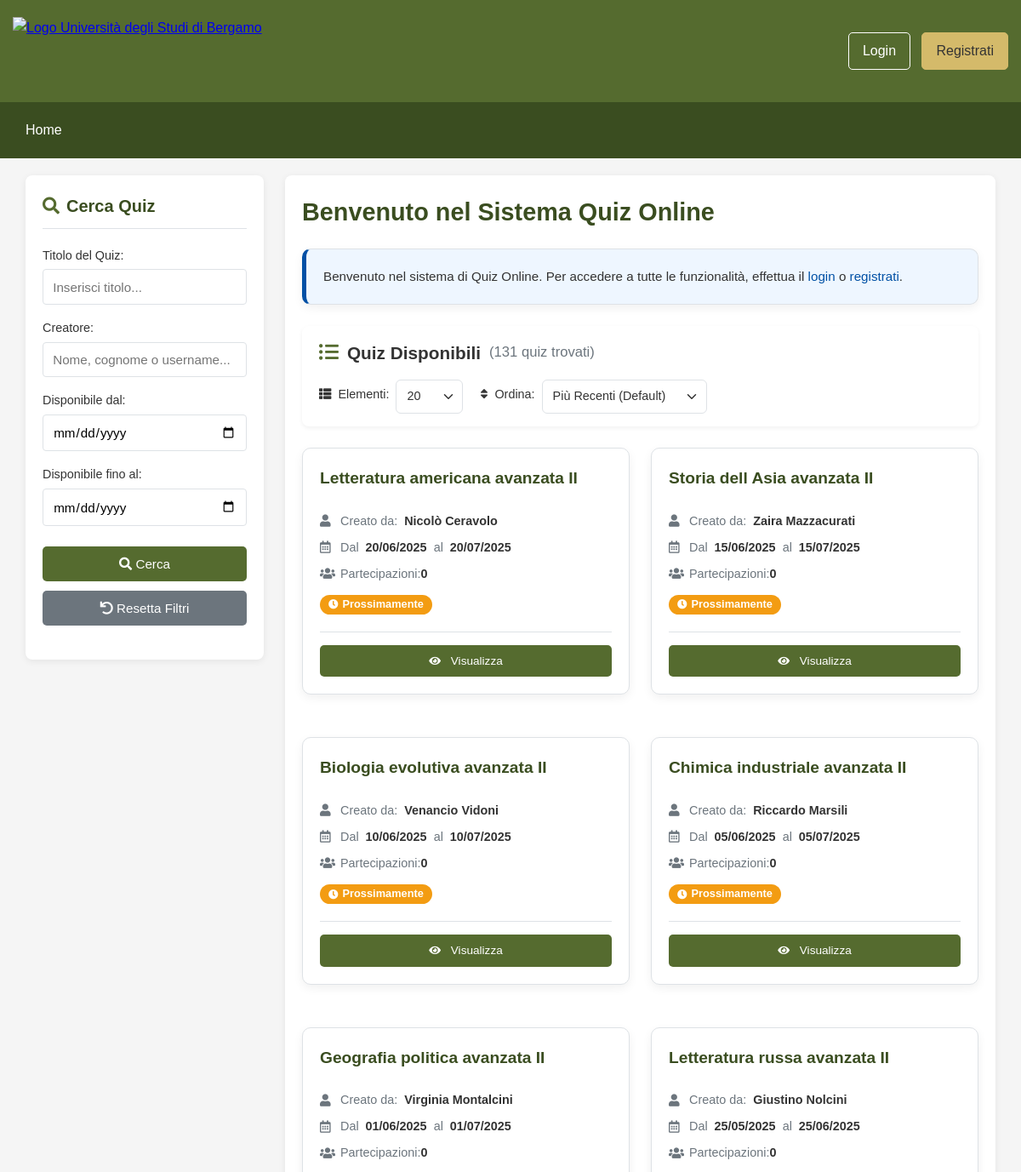
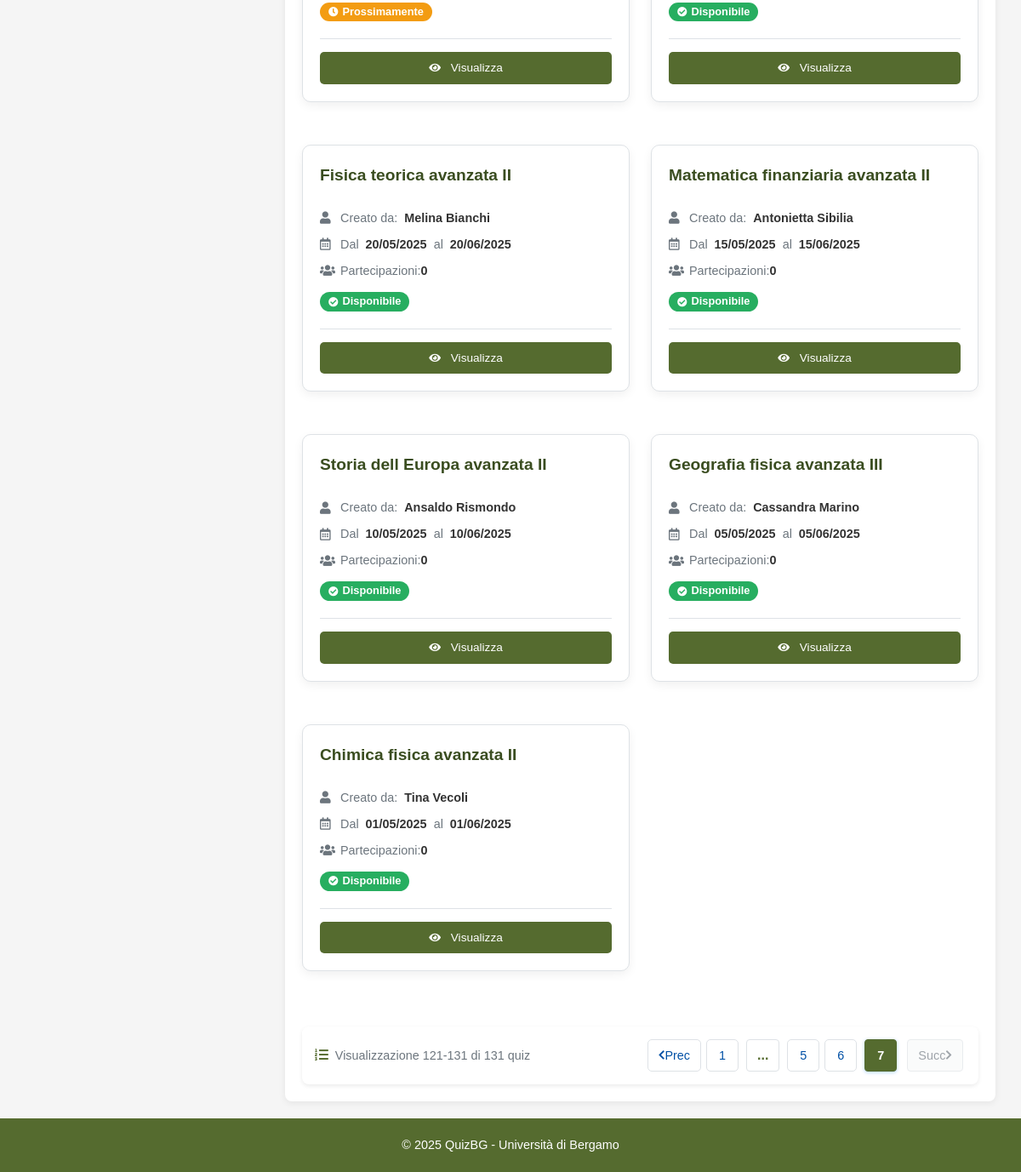
Screenshot of /index.php?page=7 with the database file from the repository (2 pictures, top to bottom).
### tables this page shows
CREATE TABLE Quiz (
    codice INT AUTO_INCREMENT PRIMARY KEY,
    titolo VARCHAR(255) NOT NULL,
    dataInizio DATE NOT NULL,
    dataFine DATE NOT NULL,
    creatore VARCHAR(50) NOT NULL,
    FOREIGN KEY (creatore) REFERENCES Utente(nomeUtente) ON DELETE CASCADE
);

CREATE TABLE Utente (
    nomeUtente VARCHAR(50) PRIMARY KEY,
    nome VARCHAR(100) NOT NULL,
    cognome VARCHAR(100) NOT NULL,
    eMail VARCHAR(100) NOT NULL UNIQUE
);

### index.php (the view, shortened to what this page needs)
<?php
include 'includes/header.php';
$today = date('Y-m-d');
$search_titolo = isset($_GET['search_titolo']) ? trim($_GET['search_titolo']) : '';
$search_creatore = isset($_GET['search_creatore']) ? trim($_GET['search_creatore']) : '';
$search_data_inizio_da = isset($_GET['search_data_inizio_da']) && !empty($_GET['search_data_inizio_da']) ? trim($_GET['search_data_inizio_da']) : '';
$search_data_fine_a = isset($_GET['search_data_fine_a']) && !empty($_GET['search_data_fine_a']) ? trim($_GET['search_data_fine_a']) : '';
$sort_by = isset($_GET['sort_by']) ? $_GET['sort_by'] : 'codice_desc';
$page = isset($_GET['page']) ? (int) $_GET['page'] : 1;
$per_page = isset($_GET['per_page']) ? (int) $_GET['per_page'] : 20;
$valid_per_page_options = [10, 20, 50, 100];
$is_search_active = isset($_GET['perform_search']) || !empty($search_titolo) || !empty($search_creatore) || !empty($search_data_inizio_da) || !empty($search_data_fine_a);
$query_base_from_join = "FROM Quiz q JOIN Utente u ON q.creatore = u.nomeUtente";
$conditions = [];
$params = [];
if ($is_search_active) {
    if (!empty($search_titolo)) {
        $conditions[] = "q.titolo LIKE :search_titolo";
        $params[':search_titolo'] = '%' . $search_titolo . '%';
    }
    if (!empty($search_creatore)) {
    $conditions[] = "(
        u.nomeUtente LIKE :search_creatore_un
        OR u.nome LIKE :search_creatore_n
        OR u.cognome LIKE :search_creatore_c
        OR CONCAT(u.nome, ' ', u.cognome) LIKE :search_creatore_nc
        OR CONCAT(u.cognome, ' ', u.nome) LIKE :search_creatore_cn
    )";
    $search_creatore_param = '%' . $search_creatore . '%';
    $params[':search_creatore_un'] = $search_creatore_param;
    $params[':search_creatore_n'] = $search_creatore_param;
    $params[':search_creatore_c'] = $search_creatore_param;
    $params[':search_creatore_nc'] = $search_creatore_param;
    $params[':search_creatore_cn'] = $search_creatore_param;
}
    if (!empty($search_data_inizio_da)) {
            $conditions[] = "q.dataFine >= :search_data_inizio_da";
            $params[':search_data_inizio_da'] = $search_data_inizio_da;
    }
    if (!empty($search_data_fine_a)) {
            $conditions[] = "q.dataInizio <= :search_data_fine_a";
            $params[':search_data_fine_a'] = $search_data_fine_a;
    }
} else {
    $conditions[] = "q.dataFine >= :today_default";
    $params[':today_default'] = $today;
}
$where_clause = "";
if (!empty($conditions)) {
    $where_clause = " WHERE " . implode(" AND ", $conditions);
}
$count_sql = "SELECT COUNT(*) as total " . $query_base_from_join . $where_clause;
$sql = "SELECT q.*, u.nome, u.cognome,
               (SELECT COUNT(*) FROM Partecipazione p_count WHERE p_count.quiz = q.codice) AS num_partecipazioni "
    . $query_base_from_join . $where_clause;
$orderByClause = " ORDER BY ";
switch ($sort_by) {
    case 'codice_desc':
    default:
        $orderByClause .= "q.codice DESC";
        break;
}
$sql .= $orderByClause;
$total_quizzes = 0;
try {
    $count_stmt = $pdo->prepare($count_sql);
    $count_stmt->execute($params);
    $total_quizzes = (int) $count_stmt->fetch(PDO::FETCH_ASSOC)['total'];
} catch (PDOException $e) {
    error_log("Errore nella query di conteggio: " . $e->getMessage());
}
$total_pages = ($total_quizzes > 0) ? ceil($total_quizzes / $per_page) : 1;
$offset = ($page - 1) * $per_page;
$sql .= " LIMIT :offset, :per_page";
$params_for_selection = $params;
$params_for_selection[':offset'] = $offset;
$params_for_selection[':per_page'] = $per_page;
$quizzes_to_display = [];
try {
    $stmt = $pdo->prepare($sql);
    foreach ($params_for_selection as $key => $value) {
        if ($key === ':offset' || $key === ':per_page') {
            $stmt->bindValue($key, (int) $value, PDO::PARAM_INT);
        } else {
            $stmt->bindValue($key, $value);
        }
    }
    $stmt->execute();
    $quizzes_to_display = $stmt->fetchAll(PDO::FETCH_ASSOC);
} catch (PDOException $e) {
    error_log("Errore nella query principale: " . $e->getMessage());
}
$page_content_title = $is_search_active ? "Risultati della Ricerca" : "Quiz Disponibili";
?>
<div class="main-content">
    <div class="sidebar">
        <div class="search-filter">
            <h3><i class="fas fa-search"></i> Cerca Quiz</h3>
            <form id="advanced-search-form" method="GET" action="index.php" class="search-form-sidebar">
                <div class="form-group">
                    <label for="search_titolo_sidebar">Titolo del Quiz:</label>
                    <input type="text" id="search_titolo_sidebar" name="search_titolo"
                        value="<?php echo htmlspecialchars($search_titolo); ?>" placeholder="Inserisci titolo...">
                </div>
                <div class="form-group">
                    <label for="search_creatore_sidebar">Creatore:</label>
                    <input type="text" id="search_creatore_sidebar" name="search_creatore"
                        value="<?php echo htmlspecialchars($search_creatore); ?>"
                        placeholder="Nome, cognome o username...">
                </div>
                <div class="form-group">
                    <label for="search_data_inizio_da_sidebar">Disponibile dal:</label>
                    <input type="date" id="search_data_inizio_da_sidebar" name="search_data_inizio_da"
                        value="<?php echo htmlspecialchars($search_data_inizio_da); ?>">
                </div>
                <div class="form-group">
                    <label for="search_data_fine_a_sidebar">Disponibile fino al:</label>
                    <input type="date" id="search_data_fine_a_sidebar" name="search_data_fine_a"
                        value="<?php echo htmlspecialchars($search_data_fine_a); ?>">
                </div>
                <div class="form-actions-sidebar">
                    <button type="submit" class="btn"><i class="fas fa-search"></i> Cerca</button>
                    <button type="button" id="reset-filters-btn" class="btn btn-secondary"><i class="fas fa-undo"></i>
                        Resetta Filtri</button>
                </div>
            </form>
        </div>
    </div>
    <div class="content">
        <h1>Benvenuto nel Sistema Quiz Online</h1>
        <?php if (!isset($_SESSION['user'])): ?>
            <div class="card welcome-card">
                <div class="card-content">
                    <p>Benvenuto nel sistema di Quiz Online. Per accedere a tutte le funzionalità, effettua il <a
                            href="auth_login.php" class="text-link">login</a> o <a href="auth_register.php"
                            class="text-link">registrati</a>.</p>
                </div>
            </div>
        <?php endif; ?>
        <div class="results-header">
            <h2>
                <i class="fas <?php echo $is_search_active ? 'fa-search' : 'fa-list-ul'; ?>"></i>
                <?php echo htmlspecialchars($page_content_title); ?>
                <small>(<?php echo $total_quizzes; ?> quiz
                    trovat<?php echo ($total_quizzes !== 1) ? 'i' : 'o'; ?>)</small>
            </h2>
            <div class="controls-container">
                <form method="GET" id="per-page-form" action="index.php">
                    <label for="per_page_select"><i class="fas fa-th-list"></i> Elementi:</label>
                    <select id="per_page_select" name="per_page" aria-label="Elementi per pagina">
                        <?php foreach ($valid_per_page_options as $option): ?>
                            <option value="<?php echo $option; ?>" <?php if ($per_page == $option)
                                   echo 'selected'; ?>>
                                <?php echo $option; ?>
                            </option>
                        <?php endforeach; ?>
                    </select>
                </form>
                <form method="GET" id="sort-form" action="index.php">
                    <label for="sort_by_inline"><i class="fas fa-sort"></i> Ordina:</label>
                    <select id="sort_by_inline" name="sort_by" aria-label="Criterio di ordinamento">
                        <option value="codice_desc" <?php if ($sort_by == 'codice_desc')
                            echo 'selected'; ?>>Più Recenti
                            (Default)</option>
                    </select>
                </form>
            </div>
        </div>
        <?php if (empty($quizzes_to_display) && $total_quizzes === 0): ?>
            <div class="no-results card">
                <p><i class="fas fa-info-circle"></i>
                    <?php if ($is_search_active): ?>
                        Nessun quiz trovato con i criteri specificati.
                    <?php else: ?>
                        Nessun quiz disponibile al momento.
                    <?php endif; ?>
                </p>
                <?php if ($is_search_active): ?>
                    <p><a href="index.php" class="text-link">Azzera filtri e visualizza tutti i quiz</a></p>
                <?php endif; ?>
            </div>
        <?php elseif (!empty($quizzes_to_display)): ?>
            <div class="quiz-list">
                <?php foreach ($quizzes_to_display as $quiz): ?>
                    <div class="quiz-item card">
                        <h3 class="quiz-title"><?php echo htmlspecialchars($quiz['titolo']); ?></h3>
                        <div class="quiz-meta">
                            <p><i class="fas fa-user"></i>Creato da:
                                <strong><?php echo htmlspecialchars($quiz['nome'] . ' ' . $quiz['cognome']); ?></strong>
                            </p>
                            <p><i class="far fa-calendar-alt"></i> Dal
                                <strong><?php echo date('d/m/Y', strtotime($quiz['dataInizio'])); ?></strong>   al
                                <strong><?php echo date('d/m/Y', strtotime($quiz['dataFine'])); ?></strong>
                            </p>
                            <p><i class="fas fa-users"></i> Partecipazioni:
                                <strong><?php echo $quiz['num_partecipazioni']; ?></strong>
                            </p>
                            <?php
                            $now_dt = new DateTime();
                            $dataInizio_dt = new DateTime($quiz['dataInizio']);
                            $dataFine_dt = (new DateTime($quiz['dataFine']))->setTime(23, 59, 59);
                            if ($now_dt >= $dataInizio_dt && $now_dt <= $dataFine_dt) {
                                echo '<span class="status-badge available"><i class="fas fa-check-circle"></i> Disponibile</span>';
                            } elseif ($now_dt < $dataInizio_dt) {
                                echo '<span class="status-badge pending"><i class="fas fa-clock"></i> Prossimamente</span>';
                            } else {
                                echo '<span class="status-badge expired"><i class="fas fa-times-circle"></i> Scaduto</span>';
                            }
                            ?>
                        </div>
                        <div class="quiz-actions">
                            <a href="quiz_view.php?id=<?php echo $quiz['codice']; ?>" class="btn"><i class="fas fa-eye"></i>
                                Visualizza</a>
                        </div>
                    </div>
                <?php endforeach; ?>
            </div>
            <?php
            if ($total_pages > 1):
                ?>
                <nav class="pagination" aria-label="Paginazione risultati">
                    <div class="pagination-wrapper">
                        <div class="pagination-info">
                            <i class="fas fa-list-ol"></i>
                            Visualizzazione <?php echo ($offset + 1); ?>-<?php echo min($offset + $per_page, $total_quizzes); ?>
                            di <?php echo $total_quizzes; ?> quiz
                        </div>
                        <div class="pagination-controls">
                            <?php
                            if (!function_exists('getPaginationUrl')) {
                                function getPaginationUrl($page_num_target)
                                {
                                    $current_params = $_GET;
                                    $current_params['page'] = $page_num_target;
                                    return 'index.php?' . http_build_query($current_params);
                                }
                            }
                            ?>
                            <div class="compact-pagination" role="navigation" aria-label="Navigazione pagine">
                                <?php if ($page > 1): ?>
                                    <a href="<?php echo getPaginationUrl($page - 1); ?>" class="page-item page-nav"
                                        title="Pagina precedente">
                                        <i class="fas fa-chevron-left"></i> Prec
                                    </a>
                                <?php else: ?>
                                    <span class="page-item page-nav disabled" title="Sei alla prima pagina">
                                        <i class="fas fa-chevron-left"></i> Prec
                                    </span>
                                <?php endif; ?>
                                <?php
                                $links_range = 2;
                                $show_first_last = true;
                                for ($i = 1; $i <= $total_pages; $i++) {
                                    if ($i == 1 || $i == $total_pages || ($i >= $page - $links_range && $i <= $page + $links_range)) {
                                        if ($page == $i) {
                                            echo '<span class="page-item active" aria-current="page">' . $i . '</span>';
                                        } else {
                                            echo '<a href="' . getPaginationUrl($i) . '" class="page-item" title="Vai a pagina ' . $i . '">' . $i . '</a>';
                                        }
                                    } elseif (
                                        ($i == $page - $links_range - 1 && $page - $links_range > 2 && $show_first_last) ||
                                        ($i == $page + $links_range + 1 && $page + $links_range < $total_pages - 1 && $show_first_last)
                                    ) {
                                        echo '<span class="page-dots">...</span>';
                                    }
                                }
                                ?>
                                <?php if ($page < $total_pages): ?>
                                    <a href="<?php echo getPaginationUrl($page + 1); ?>" class="page-item page-nav"
                                        title="Pagina successiva">
                                        Succ <i class="fas fa-chevron-right"></i>
                                    </a>
                                <?php else: ?>
                                    <span class="page-item page-nav disabled" title="Sei all'ultima pagina">
                                        Succ <i class="fas fa-chevron-right"></i>
                                    </span>
                                <?php endif; ?>
                            </div>
                        </div>
                    </div>
                </nav>
            <?php endif; ?>
        <?php endif; ?>
    </div>
</div>
<?php include 'includes/footer.php'; ?>
</body>
</html>

### rows the page displays
quiz: titolo "Letteratura americana avanzata II", creatore.cognome "Nicolò Ceravolo", dataInizio "20/06/2025", dataFine "20/07/2025", num_partecipazioni "0", shows "Prossimamente"
quiz: titolo "Storia dell Asia avanzata II", creatore.cognome "Zaira Mazzacurati", dataInizio "15/06/2025", dataFine "15/07/2025", num_partecipazioni "0", shows "Prossimamente"
quiz: titolo "Biologia evolutiva avanzata II", creatore.cognome "Venancio Vidoni", dataInizio "10/06/2025", dataFine "10/07/2025", num_partecipazioni "0", shows "Prossimamente"
quiz: titolo "Chimica industriale avanzata II", creatore.cognome "Riccardo Marsili", dataInizio "05/06/2025", dataFine "05/07/2025", num_partecipazioni "0", shows "Prossimamente"
quiz: titolo "Geografia politica avanzata II", creatore.cognome "Virginia Montalcini", dataInizio "01/06/2025", dataFine "01/07/2025", num_partecipazioni "0", shows "Prossimamente"
quiz: titolo "Letteratura russa avanzata II", creatore.cognome "Giustino Nolcini", dataInizio "25/05/2025", dataFine "25/06/2025", num_partecipazioni "0", shows "Disponibile"
quiz: titolo "Fisica teorica avanzata II", creatore.cognome "Melina Bianchi", dataInizio "20/05/2025", dataFine "20/06/2025", num_partecipazioni "0", shows "Disponibile"
quiz: titolo "Matematica finanziaria avanzata II", creatore.cognome "Antonietta Sibilia", dataInizio "15/05/2025", dataFine "15/06/2025", num_partecipazioni "0", shows "Disponibile"
quiz: titolo "Storia dell Europa avanzata II", creatore.cognome "Ansaldo Rismondo", dataInizio "10/05/2025", dataFine "10/06/2025", num_partecipazioni "0", shows "Disponibile"
quiz: titolo "Geografia fisica avanzata III", creatore.cognome "Cassandra Marino", dataInizio "05/05/2025", dataFine "05/06/2025", num_partecipazioni "0", shows "Disponibile"
quiz: titolo "Chimica fisica avanzata II", creatore.cognome "Tina Vecoli", dataInizio "01/05/2025", dataFine "01/06/2025", num_partecipazioni "0", shows "Disponibile"

### other values shown
$page_content_title "Quiz Disponibili"
$total_quizzes "131"
$offset + 1 "121"
min($offset + $per_page, $total_quizzes) "131"
form field per_page "20"
